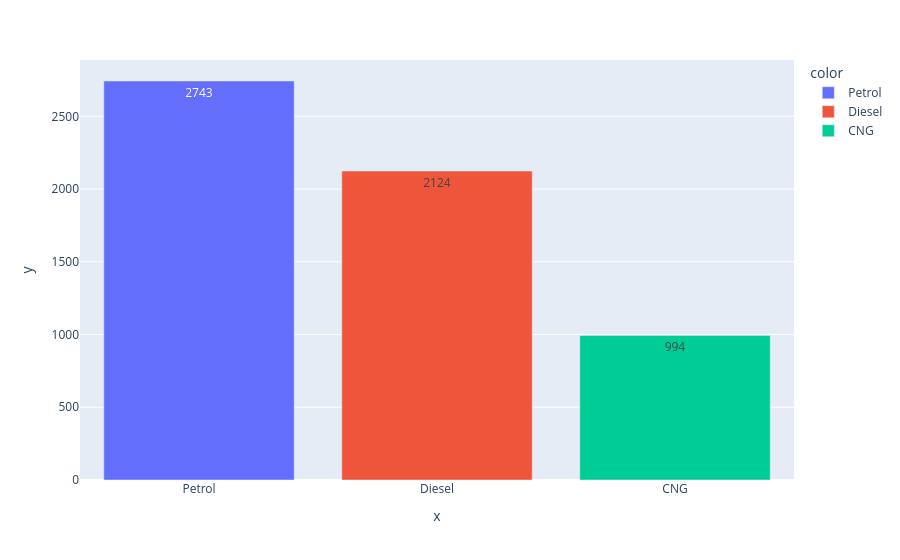
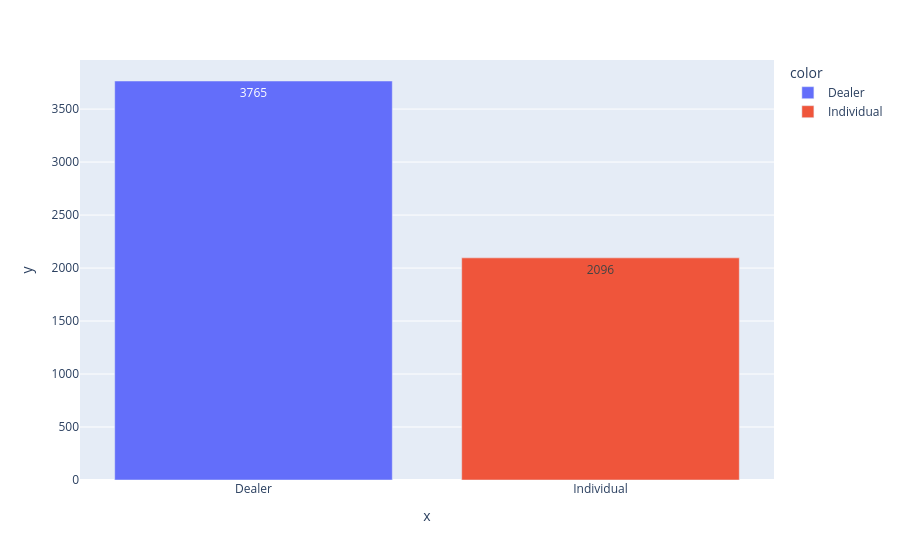
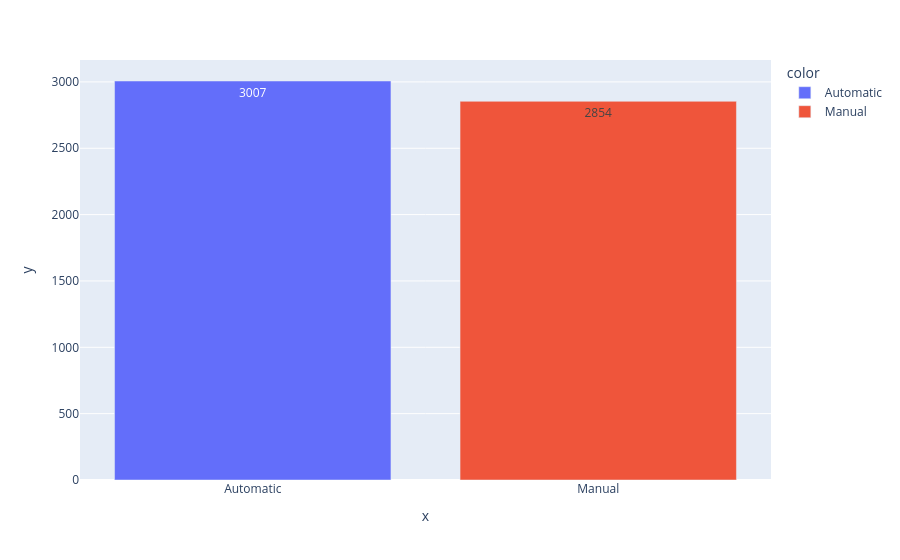

Source (notebook cell) for these figures, in order:
### Code cell
# Appliquer la fonction countplot_func
for col in cat_data:
    countplot_func(col)

### Figure 1 — Plotly figure (JSON) as saved in the notebook; plotly's stock layout.template omitted (floating-point values rounded to 4 significant figures)
{"data": [{"hovertemplate": "color=Petrol<br>x=%{x}<br>y=%{y}<extra></extra>", "legendgroup": "Petrol", "marker": {"color": "#636efa", "pattern": {"shape": ""}}, "name": "Petrol", "orientation": "v", "showlegend": true, "textposition": "auto", "texttemplate": "%{y}", "type": "bar", "x": ["Petrol"], "xaxis": "x", "y": [2743], "yaxis": "y"}, {"hovertemplate": "color=Diesel<br>x=%{x}<br>y=%{y}<extra></extra>", "legendgroup": "Diesel", "marker": {"color": "#EF553B", "pattern": {"shape": ""}}, "name": "Diesel", "orientation": "v", "showlegend": true, "textposition": "auto", "texttemplate": "%{y}", "type": "bar", "x": ["Diesel"], "xaxis": "x", "y": [2124], "yaxis": "y"}, {"hovertemplate": "color=CNG<br>x=%{x}<br>y=%{y}<extra></extra>", "legendgroup": "CNG", "marker": {"color": "#00cc96", "pattern": {"shape": ""}}, "name": "CNG", "orientation": "v", "showlegend": true, "textposition": "auto", "texttemplate": "%{y}", "type": "bar", "x": ["CNG"], "xaxis": "x", "y": [994], "yaxis": "y"}], "layout": {"barmode": "relative", "legend": {"title": {"text": "color"}, "tracegroupgap": 0}, "margin": {"t": 60}, "xaxis": {"anchor": "y", "domain": [0, 1], "title": {"text": "x"}}, "yaxis": {"anchor": "x", "domain": [0, 1], "title": {"text": "y"}}}}

### Figure 2 — Plotly figure (JSON) as saved in the notebook; plotly's stock layout.template omitted (floating-point values rounded to 4 significant figures)
{"data": [{"hovertemplate": "color=Dealer<br>x=%{x}<br>y=%{y}<extra></extra>", "legendgroup": "Dealer", "marker": {"color": "#636efa", "pattern": {"shape": ""}}, "name": "Dealer", "orientation": "v", "showlegend": true, "textposition": "auto", "texttemplate": "%{y}", "type": "bar", "x": ["Dealer"], "xaxis": "x", "y": [3765], "yaxis": "y"}, {"hovertemplate": "color=Individual<br>x=%{x}<br>y=%{y}<extra></extra>", "legendgroup": "Individual", "marker": {"color": "#EF553B", "pattern": {"shape": ""}}, "name": "Individual", "orientation": "v", "showlegend": true, "textposition": "auto", "texttemplate": "%{y}", "type": "bar", "x": ["Individual"], "xaxis": "x", "y": [2096], "yaxis": "y"}], "layout": {"barmode": "relative", "legend": {"title": {"text": "color"}, "tracegroupgap": 0}, "margin": {"t": 60}, "xaxis": {"anchor": "y", "domain": [0, 1], "title": {"text": "x"}}, "yaxis": {"anchor": "x", "domain": [0, 1], "title": {"text": "y"}}}}

### Figure 3 — Plotly figure (JSON) as saved in the notebook; plotly's stock layout.template omitted (floating-point values rounded to 4 significant figures)
{"data": [{"hovertemplate": "color=Automatic<br>x=%{x}<br>y=%{y}<extra></extra>", "legendgroup": "Automatic", "marker": {"color": "#636efa", "pattern": {"shape": ""}}, "name": "Automatic", "orientation": "v", "showlegend": true, "textposition": "auto", "texttemplate": "%{y}", "type": "bar", "x": ["Automatic"], "xaxis": "x", "y": [3007], "yaxis": "y"}, {"hovertemplate": "color=Manual<br>x=%{x}<br>y=%{y}<extra></extra>", "legendgroup": "Manual", "marker": {"color": "#EF553B", "pattern": {"shape": ""}}, "name": "Manual", "orientation": "v", "showlegend": true, "textposition": "auto", "texttemplate": "%{y}", "type": "bar", "x": ["Manual"], "xaxis": "x", "y": [2854], "yaxis": "y"}], "layout": {"barmode": "relative", "legend": {"title": {"text": "color"}, "tracegroupgap": 0}, "margin": {"t": 60}, "xaxis": {"anchor": "y", "domain": [0, 1], "title": {"text": "x"}}, "yaxis": {"anchor": "x", "domain": [0, 1], "title": {"text": "y"}}}}
